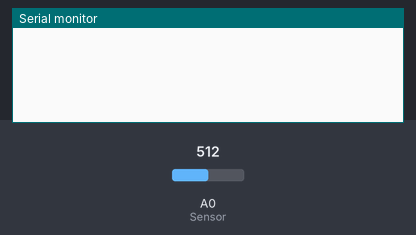
Bench run of a sketch on a simulated Arduino Nano, built with avr-gcc and run on an emulated ATmega328P. On the bench: the last lines printed to the serial monitor. The test bench sets the inputs (shaded band); at power-on: A0 (Sensor) = 512.

Above: at 1.2 s.
1.3 s: A0 (Sensor) set to 306
At 2.7 s:
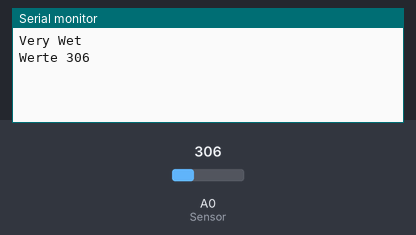
3.5 s: A0 (Sensor) set to 511
At 4.9 s:
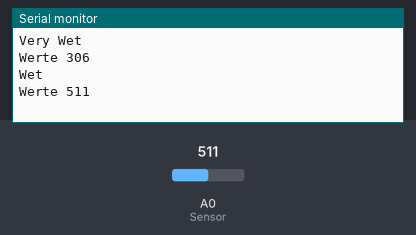

Measured:
- after the input at 1.3 s, the serial monitor: prints a new line after 0.72 s (image 1)
- after the input at 3.5 s, the serial monitor: prints a new line after 0.65 s (image 2)

The sketch:

BodenFeuchteSensor.ino
```cpp
// (licence header left out)
/***********Notice and Trouble shooting***************
 1.Connection and Diagram can be found here: https://www.dfrobot.com/wiki/index.php?title=Capacitive_Soil_Moisture_Sensor_SKU:SEN0193
 2.This code is tested on Arduino Uno.
 3.Sensor is connect to Analog 0 port.
 ****************************************************/

const int AirValue = 652;   //you need to replace this value with Value_1
const int WaterValue = 251;  //you need to replace this value with Value_2
int intervals = (AirValue - WaterValue)/3;
int soilMoistureValue = 0;
uint32_t zwischenWert = 0;
void setup() {
  Serial.begin(9600); // open serial port, set the baud rate to 9600 bps
}
void loop() {

	for (int i=0; i<200; i++)
	{
		soilMoistureValue = analogRead(A0);  //put Sensor insert into soil
		zwischenWert = zwischenWert + soilMoistureValue;
		delay (10);
	}


	zwischenWert = zwischenWert / 200;

	soilMoistureValue = zwischenWert;

soilMoistureValue = analogRead(A0);  //put Sensor insert into soil
if(soilMoistureValue > WaterValue && soilMoistureValue < (WaterValue + intervals))
{
  Serial.println("Very Wet");
}
else if(soilMoistureValue > (WaterValue + intervals) && soilMoistureValue < (AirValue - intervals))
{
  Serial.println("Wet");
}
else if(soilMoistureValue < AirValue && soilMoistureValue > (AirValue - intervals))
{
  Serial.println("Dry");
}

// else
{
	Serial.print("Werte ");
	Serial.println(soilMoistureValue);
}
delay(100);
}
```
